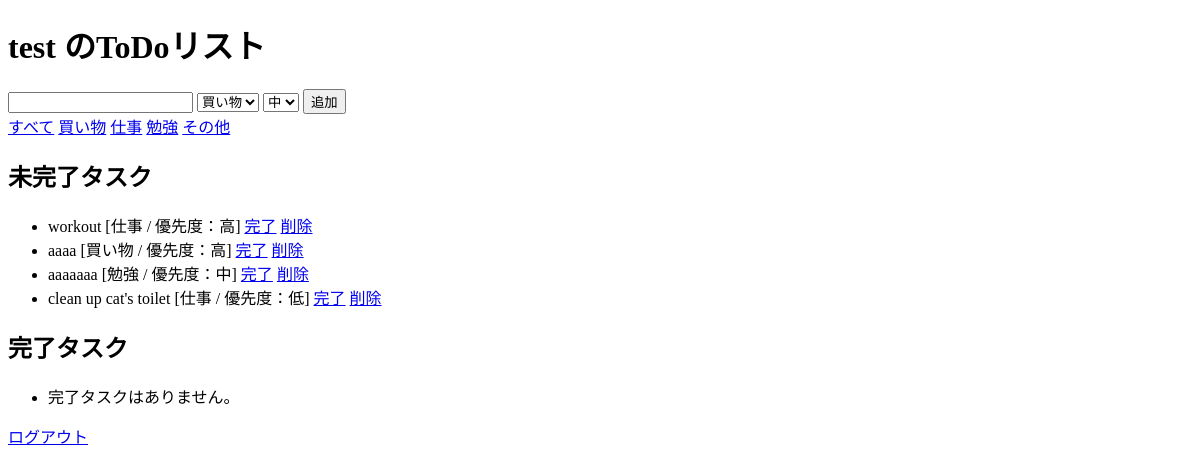
Page / (signed in) on the earlier database version.
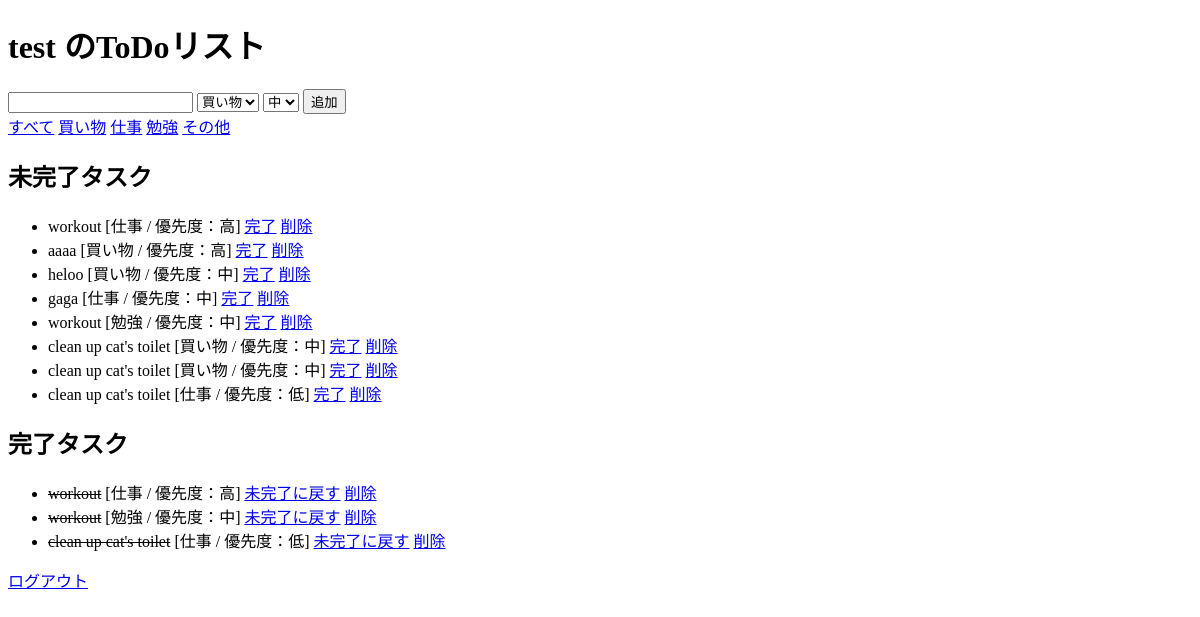
Same page on the later database version.
### tables this page shows
CREATE TABLE users(
                  id INTEGER PRIMARY KEY,
                  username TEXT UNIQUE,
                  password_hash TEXT
              );

CREATE TABLE tasks(
                  id INTEGER PRIMARY KEY, 
                  user_id INTEGER,
                  task TEXT,
                  is_done INTEGER DEFAULT 0,
                  category TEXT DEFAULT "未分類",
                  priority TEXT DEFAULT "中",
                  FOREIGN KEY(user_id) REFERENCES users(id)
                );

### main.py (the view)
@app.route("/")
@login_required
def index():
    category_filter = request.args.get("category")
    conn = sqlite3.connect(DB_PATH)
    c = conn.cursor()
    if category_filter:
        c.execute("""
                  SELECT id, task, is_done, category, priority
                  FROM tasks
                  WHERE user_id=? AND category=?
                  ORDER BY
                    CASE priority
                        WHEN "高" THEN 1
                        WHEN "中" THEN 2
                        WHEN "低" THEN 3
                    END
        """, (current_user.id, category_filter))
    else:
        c.execute("""
            SELECT id, task, is_done, category, priority
            FROM tasks
            WHERE user_id=?
            ORDER BY
            CASE priority
                WHEN "高" THEN 1
                WHEN "中" THEN 2
                WHEN "低" THEN 3
            END
        """, (current_user.id,))
    print("カテゴリー：" + str(category_filter))
    active_tasks = c.fetchall()
    if category_filter:
        c.execute("""
                  SELECT id, task, is_done, category, priority
                  FROM tasks
                  WHERE user_id=? AND category=? AND is_done=1
                  ORDER BY
                CASE priority
                    WHEN "高" THEN 1
                    WHEN "中" THEN 2
                    WHEN "低" THEN 3
                END
        """, (current_user.id, category_filter))
    else:
        c.execute("""
            SELECT id, task, is_done, category, priority
            FROM tasks
            WHERE user_id=? AND is_done=1
            ORDER BY
            CASE priority
                WHEN "高" THEN 1
                WHEN "中" THEN 2
                WHEN "低" THEN 3
            END
        """, (current_user.id,))
    completed_tasks = c.fetchall()
    conn.close()
    return render_template("index.html", active_tasks=active_tasks, completed_tasks=completed_tasks, username=current_user.username)

### main.py (called while the page is built)
@login_manager.user_loader
def load_user(user_id):
    conn = sqlite3.connect(DB_PATH)
    c = conn.cursor()
    c.execute("SELECT id, username, password_hash FROM users WHERE id=?", (user_id,))
    row = c.fetchone()
    if row:
        return User(*row)
    return None

### templates/index.html (shortened to what this page needs)
<!DOCTYPE html>
<html>
<head>
</head>
<body>
    <h1>{{ username }} のToDoリスト</h1>
    <form action="/add" method="POST">
        <input type="text" name="task" required>
        <select name="category">
            <option value="買い物">買い物</option>
        </select>
        <select name="priority">
            <option value="中" selected>中</option>
        </select>
        <button type="submit">追加</button>
    </form>
    <div>
        <a href="/">すべて</a>
        <a href="/?category=買い物">買い物</a>
        <a href="/?category=仕事">仕事</a>
        <a href="/?category=勉強">勉強</a>
        <a href="/?category=その他">その他</a>
    </div>
    <h2>未完了タスク</h2>
    <ul>
        {% for task in active_tasks %}
        <li>
            {{ task[1] }} [{{ task[3] }} / 優先度：{{ task[4] }}]
            <a href="/toggle/{{ task[0] }}">完了</a>
            <a href="/delete/{{ task[0] }}">削除</a>
        </li>
        {% else %}
        <li>未完了タスクはありません。</li>
        {% endfor %}
    </ul>
    <h2>完了タスク</h2>
    <ul>
        {% for task in completed_tasks %}
        <li>
            <s>{{ task[1] }}</s> [{{ task[3] }} / 優先度：{{ task[4] }}]
             <a href="/toggle/{{ task[0] }}">未完了に戻す</a>
            <a href="/delete/{{ task[0] }}">削除</a>
        {% else %}
        <li>完了タスクはありません。</li>
        {% endfor %}
    </ul>
    <a href="/logout">ログアウト</a>
</body>
</html>

Differences in the rows shown:
now on one of the page's lists (row edited): tasks: task "workout", category "仕事", priority "高"
changed tasks: task "aaaaaaa" → "heloo"; category "勉強" → "買い物"
added tasks: task "gaga", category "仕事", priority "中", shown under "未完了タスク"
added tasks: task "workout", category "勉強", priority "中"
added tasks: task "clean up cat's toilet", category "買い物", priority "中", shown under "未完了タスク"
added tasks: task "clean up cat's toilet", category "買い物", priority "中", shown under "未完了タスク"
now on one of the page's lists (row edited): tasks: task "clean up cat's toilet", category "仕事", priority "低"
Other differences:
text no longer shown: "完了タスクはありません。"
